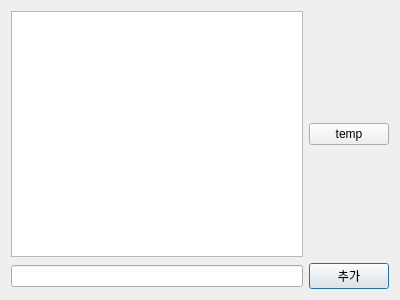
<?xml version="1.0" encoding="UTF-8"?>
<ui version="4.0">
 <class>Dialog</class>
 <widget class="QDialog" name="Dialog">
  <property name="geometry">
   <rect>
    <x>0</x>
    <y>0</y>
    <width>400</width>
    <height>300</height>
   </rect>
  </property>
  <property name="windowTitle">
   <string>Dialog</string>
  </property>
  <layout class="QGridLayout" name="gridLayout">
   <item row="2" column="1">
    <widget class="QPushButton" name="pushButton">
     <property name="text">
      <string>추가</string>
     </property>
    </widget>
   </item>
   <item row="0" column="0">
    <widget class="QTextBrowser" name="textBrowser"/>
   </item>
   <item row="2" column="0">
    <widget class="QLineEdit" name="lineEdit"/>
   </item>
   <item row="0" column="1">
    <widget class="QPushButton" name="pushButton_2">
     <property name="text">
      <string>temp</string>
     </property>
    </widget>
   </item>
  </layout>
 </widget>
 <resources/>
 <connections/>
</ui>
